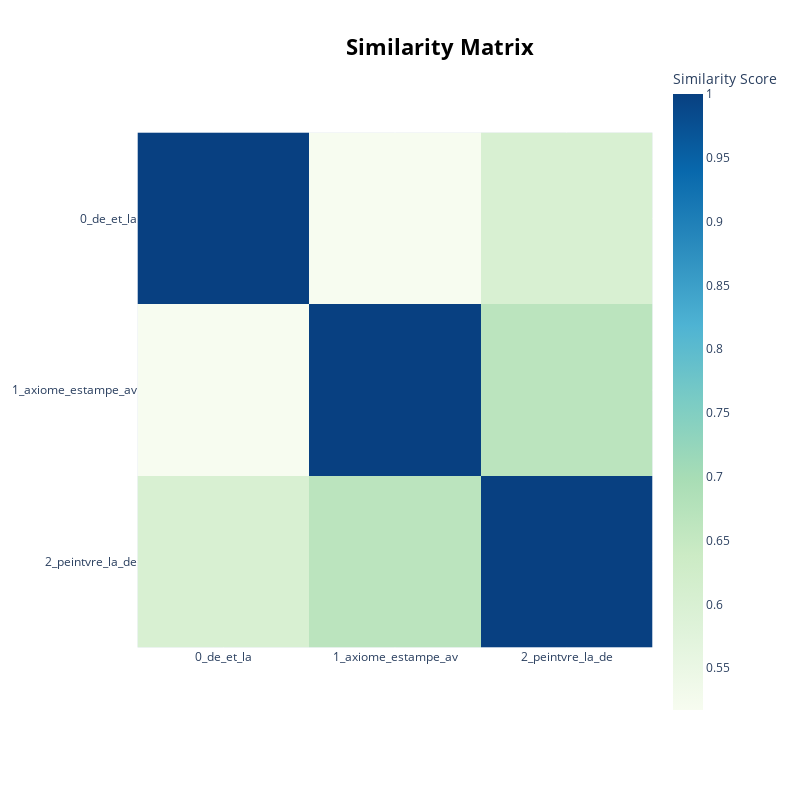

This figure's notebook cell:
### Code cell
topic_model.visualize_heatmap()

### Figure 1 — Plotly figure (JSON) as saved in the notebook; plotly's stock layout.template omitted (floating-point values rounded to 4 significant figures)
{"data": [{"coloraxis": "coloraxis", "hovertemplate": "x: %{x}<br>y: %{y}<br>Similarity Score: %{z}<extra></extra>", "name": "0", "type": "heatmap", "x": ["0_de_et_la", "1_axiome_estampe_av", "2_peintvre_la_de"], "xaxis": "x", "y": ["0_de_et_la", "1_axiome_estampe_av", "2_peintvre_la_de"], "yaxis": "y", "z": [[1.0, 0.5172, 0.6018], [0.5172, 1.0, 0.666], [0.6018, 0.666, 1]]}], "layout": {"coloraxis": {"colorbar": {"title": {"text": "Similarity Score"}}, "colorscale": [[0, "rgb(247,252,240)"], [0.125, "rgb(224,243,219)"], [0.25, "rgb(204,235,197)"], [0.375, "rgb(168,221,181)"], [0.5, "rgb(123,204,196)"], [0.625, "rgb(78,179,211)"], [0.75, "rgb(43,140,190)"], [0.875, "rgb(8,104,172)"], [1, "rgb(8,64,129)"]]}, "height": 800, "hoverlabel": {"bgcolor": "white", "font": {"family": "Rockwell", "size": 16}}, "legend": {"title": {"text": "Trend"}}, "margin": {"t": 60}, "showlegend": true, "title": {"font": {"color": "Black", "size": 22}, "text": "<b>Similarity Matrix</b>", "x": 0.55, "xanchor": "center", "y": 0.95, "yanchor": "top"}, "width": 800, "xaxis": {"anchor": "y", "constrain": "domain", "domain": [0, 1], "scaleanchor": "y"}, "yaxis": {"anchor": "x", "autorange": "reversed", "constrain": "domain", "domain": [0, 1]}}}
